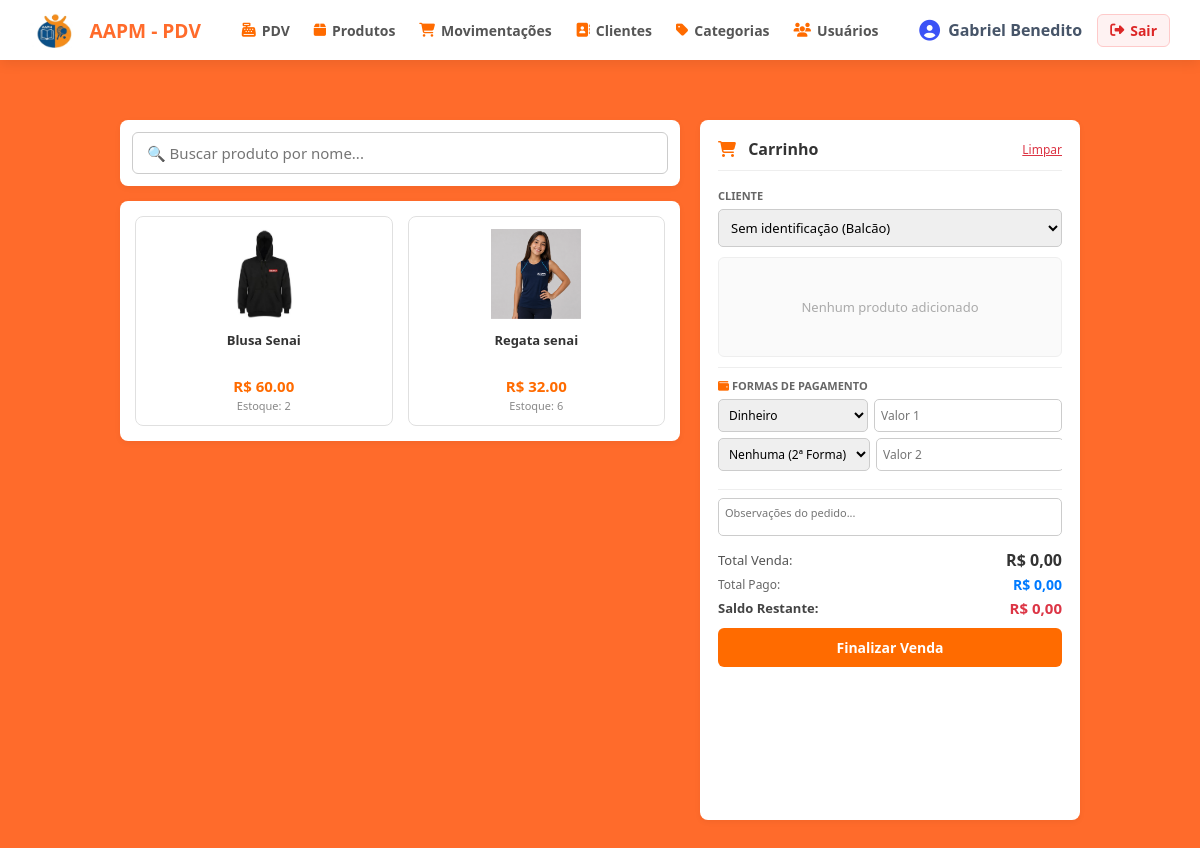
Screenshot of /pdv/ (signed in) with the database file from the repository.
### app/models/produto.py (models this page shows, shortened)
class Produto(Base):
    __tablename__ = "produtos"
    id = Column(Integer, primary_key=True, autoincrement=True, index=True)
    nome = Column(String(150), nullable=False, index=True)
    preco = Column(Float, nullable=False, default=0.0)
    estoque_atual = Column(Integer, nullable=False, default=0)
    ativo = Column(Boolean, default=True)
    imagem_path = Column(String(255), nullable=True)
    categoria_id = Column(Integer, ForeignKey("categorias.id", ondelete="SET NULL"), nullable=True )
    categoria = relationship("Categoria", back_populates="produtos")

### app/controllers/pdv_controller.py (the view)
@router.get("/")
def tela_pdv(
    request: Request,
    db: Session = Depends(get_db),
    usuario = Depends(get_usuario_logado)
):
    produtos  = (
        db.query(Produto)
        .filter(Produto.ativo == True, Produto.estoque_atual > 0)
        .order_by(Produto.nome)
        .all()
    )
    clientes  = (
        db.query(Cliente)
        .filter(Cliente.ativo == True)
        .order_by(Cliente.nome)
        .all()
    )
    return templates.TemplateResponse(
        request,
        "pdv/index.html",
        {
            "request":            request,
            "usuario":            usuario,
            "produtos":           produtos,
            "clientes":           clientes,
            "desconto_associado": DESCONTO_ASSOCIADO,
        }
    )

### app/templates/pdv/index.html (shortened to what this page needs)
{% extends "base.html" %}
{% block content %}
<div style="width: 100%; max-width: 1400px; margin: 0 auto; padding: 20px; box-sizing: border-box; font-family: Arial, sans-serif;">
    <div style="display: flex; gap: 20px; align-items: flex-start;">
        <div style="flex: 1; display: flex; flex-direction: column; gap: 15px;">
            <div style="background: #fff; padding: 12px; border-radius: 8px; box-shadow: 0 2px 6px rgba(0,0,0,0.05);">
                <input type="text" id="busca-produto" onkeyup="filtrarProdutos()" placeholder="🔍 Buscar produto por nome..." style="width: 100%; padding: 10px 14px; border: 1px solid #ccc; border-radius: 6px; font-size: 15px; box-sizing: border-box; outline: none;">
            </div>
            <div id="grade-produtos" style="display: grid; grid-template-columns: repeat(auto-fill, minmax(180px, 1fr)); gap: 15px; background: #fff; padding: 15px; border-radius: 8px; box-shadow: 0 2px 6px rgba(0,0,0,0.05); max-height: calc(100vh - 180px); overflow-y: auto;">
                {% for produto in produtos %}
                <div class="card-produto" data-nome="{{ produto.nome|lower }}" onclick="adicionarAoCarrinho({{ produto.id }}, '{{ produto.nome }}', {{ produto.preco }}, {{ produto.estoque_atual }})" style="border: 1px solid #e0e0e0; border-radius: 8px; padding: 12px; text-align: center; cursor: pointer; transition: transform 0.1s, box-shadow 0.1s; background: #fff; display: flex; flex-direction: column; justify-content: space-between; height: 210px; box-sizing: border-box;">
                    <div style="height: 90px; display: flex; align-items: center; justify-content: center; margin-bottom: 8px;">
                        {% if produto.imagem_path %}
                            <img src="/static/{{ produto.imagem_path }}" alt="{{ produto.nome }}" style="max-height: 100%; max-width: 100%; object-fit: contain;">
                        {% else %}
                            <i class="fa-regular fa-image" style="font-size: 32px; color: #ccc;"></i>
                        {% endif %}
                    </div>
                    <div style="font-weight: bold; font-size: 13px; color: #333; line-height: 1.2; height: 32px; overflow: hidden; display: -webkit-box; -webkit-line-clamp: 2; -webkit-box-orient: vertical;">
                        {{ produto.nome }}
                    </div>
                    <div style="margin-top: 5px;">
                        <div style="color: #ff6b00; font-weight: bold; font-size: 15px;">
                            R$ {{ "%.2f"|format(produto.preco) }}
                        </div>
                        <div style="color: #888; font-size: 11px; margin-top: 2px;">
                            Estoque: {{ produto.estoque_atual }}
                        </div>
                    </div>
                </div>
                {% endfor %}
            </div>
        </div>
        <div style="width: 380px; background: #fff; border-radius: 8px; box-shadow: 0 2px 6px rgba(0,0,0,0.05); padding: 18px; display: flex; flex-direction: column; height: calc(100vh - 100px); box-sizing: border-box; position: sticky; top: 20px;">
            <h3 style="margin: 0 0 12px 0; font-size: 16px; color: #333; border-bottom: 1px solid #eee; padding-bottom: 10px; display: flex; justify-content: space-between; align-items: center;">
                <span><i class="fa-solid fa-cart-shopping" style="color: #ff6b00; margin-right: 8px;"></i> Carrinho</span>
                <button type="button" onclick="limparCarrinho()" style="background: none; border: none; color: #dc3545; font-size: 12px; cursor: pointer; text-decoration: underline;">Limpar</button>
            </h3>
            <form id="form-pdv" action="/pdv/finalizar" method="POST" style="display: flex; flex-direction: column; height: 100%; overflow-y: auto;">
                <div style="margin-bottom: 10px;">
                    <label style="font-size: 11px; font-weight: bold; color: #666; text-transform: uppercase;">Cliente</label>
                    <select name="cliente_id" id="cliente-id" onchange="atualizarTotaisEPagamentos()" style="width: 100%; padding: 8px; border: 1px solid #ccc; border-radius: 5px; font-size: 13px; margin-top: 4px; outline: none;">
                        <option value="0" data-desconto="0">Sem identificação (Balcão)</option>
                    </select>
                </div>
                <div id="lista-carrinho" style="max-height: 180px; min-height: 100px; overflow-y: auto; border: 1px solid #eee; border-radius: 6px; padding: 10px; margin-bottom: 10px; background: #fafafa;">
                </div>
                <div style="border-top: 1px solid #eee; padding-top: 10px; margin-bottom: 10px;">
                    <label style="font-size: 11px; font-weight: bold; color: #666; text-transform: uppercase; display: block; margin-bottom: 6px;">
                        <i class="fa-solid fa-wallet" style="color: #ff6b00;"></i> Formas de Pagamento
                    </label>
                    <div style="display: flex; gap: 6px; margin-bottom: 6px;">
                        <select name="forma_pagamento_1" id="forma_pagamento_1" style="flex: 1.2; padding: 6px; border: 1px solid #ccc; border-radius: 5px; font-size: 12px; outline: none;">
                            <option value="Dinheiro">Dinheiro</option>
                        </select>
                        <input type="number" step="0.01" min="0" name="valor_pagamento_1" id="valor_pagamento_1" oninput="calcularSaldoRestante()" placeholder="Valor 1" style="flex: 1; padding: 6px; border: 1px solid #ccc; border-radius: 5px; font-size: 12px; outline: none;">
                    </div>
                    <div style="display: flex; gap: 6px; margin-bottom: 8px;">
                        <select name="forma_pagamento_2" id="forma_pagamento_2" style="flex: 1.2; padding: 6px; border: 1px solid #ccc; border-radius: 5px; font-size: 12px; outline: none;">
                            <option value="">Nenhuma (2ª Forma)</option>
                        </select>
                        <input type="number" step="0.01" min="0" name="valor_pagamento_2" id="valor_pagamento_2" oninput="calcularSaldoRestante()" placeholder="Valor 2" style="flex: 1; padding: 6px; border: 1px solid #ccc; border-radius: 5px; font-size: 12px; outline: none;">
                    </div>
                </div>
                <div style="border-top: 1px solid #eee; padding-top: 8px;">
                    <textarea name="observacao" id="observacao" placeholder="Observações do pedido..." style="width: 100%; height: 38px; border: 1px solid #ccc; border-radius: 5px; padding: 6px; font-size: 11px; resize: none; box-sizing: border-box; outline: none; margin-bottom: 8px;"></textarea>
                    <div style="display: flex; justify-content: space-between; align-items: center; margin-bottom: 4px;">
                        <span style="font-size: 13px; color: #555;">Total Venda:</span>
                        <span id="valor-total" style="font-size: 16px; font-weight: bold; color: #333;">R$ 0,00</span>
                    </div>
                    <div style="display: flex; justify-content: space-between; align-items: center; margin-bottom: 4px;">
                        <span style="font-size: 12px; color: #666;">Total Pago:</span>
                        <span id="valor-pago" style="font-size: 14px; font-weight: bold; color: #007bff;">R$ 0,00</span>
                    </div>
                    <div style="display: flex; justify-content: space-between; align-items: center; margin-bottom: 10px;">
                        <span style="font-size: 13px; font-weight: bold; color: #444;">Saldo Restante:</span>
                        <span id="saldo-restante" style="font-size: 15px; font-weight: bold; color: #dc3545;">R$ 0,00</span>
                    </div>
                    <button type="button" id="btn-finalizar" onclick="submeterVenda()" style="width: 100%; background: #ff6b00; color: #fff; border: none; padding: 10px; border-radius: 6px; font-weight: bold; font-size: 14px; cursor: pointer; transition: background 0.2s;">
                        Finalizar Venda
                    </button>
                </div>
            </form>
        </div>
    </div>
</div>
{% endblock %}

### app/static/CSS/style.css (style rules this page uses)
* { margin: 0; padding: 0; box-sizing: border-box; font-family: 'Segoe UI', Tahoma, Geneva, Verdana, sans-serif; }
body { background-color: #ff6b2b; color: #1e293b; min-height: 100vh; display: flex; flex-direction: column; }

### rows the page displays
Produto: imagem_path (picture), nome "Blusa Senai", preco "60.00", estoque_atual "2"
Produto: imagem_path (picture), nome "Regata senai", preco "32.00", estoque_atual "6"

### other values shown
{{ usuario.nome if usuario else 'Usuário' }} "Gabriel Benedito"
